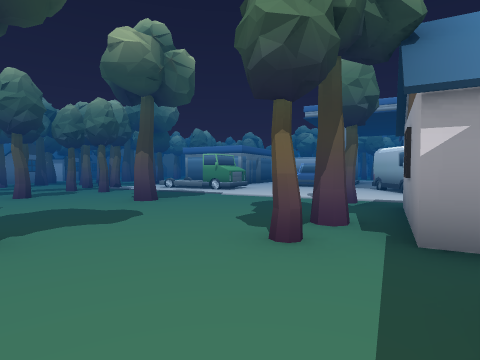
[1] (above)

17 first-person views from a walk through a 3-D level made in the Unity game engine. The camera is 1.3 m above the floor, tilts 2° down and sees 80° across. The floor is counted in squares, 2 m on a side. Each view is taken from the middle of a square. On the plan, view 1 faces up. The plan holds only what a view shows up to about 9 squares ahead; the rest is blank. The place goes on beyond the plan. The player is left out. Some surface patterns are stand-ins.

[2]
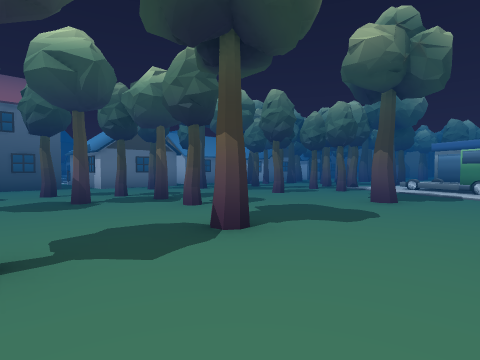

[3]
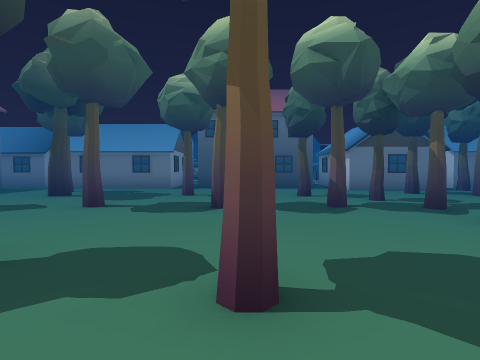

[4]
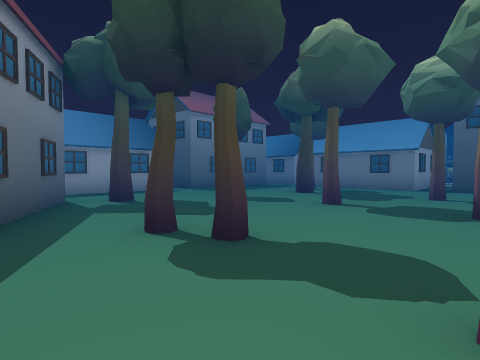

[5]
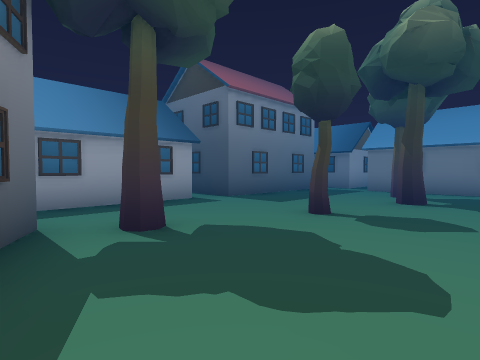

[6]
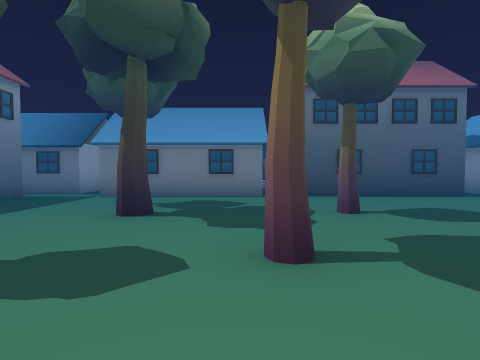

[7]
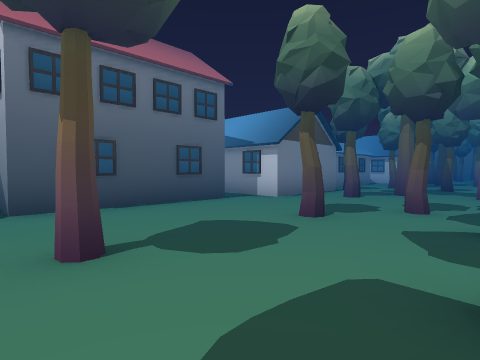

[8]
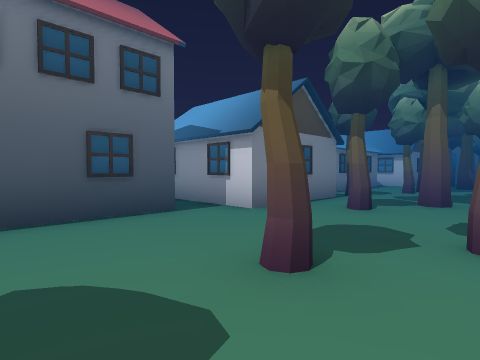

[9]
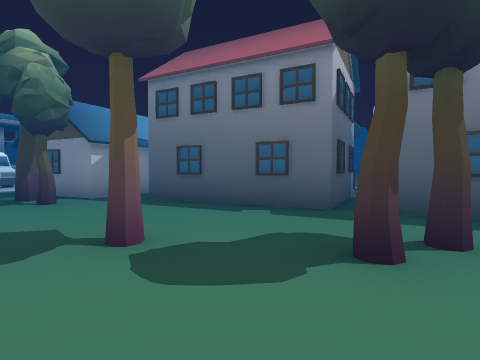

[10]
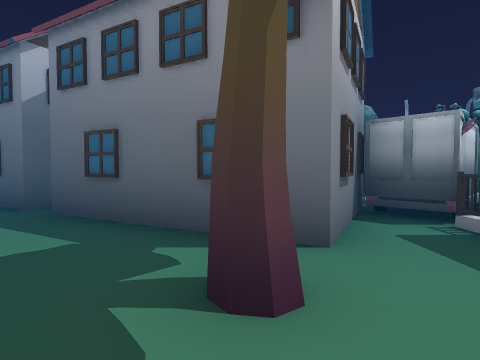

[11]
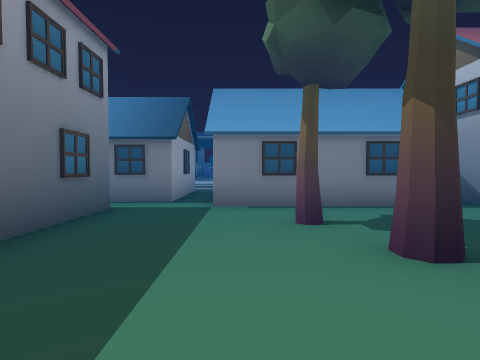

[12]
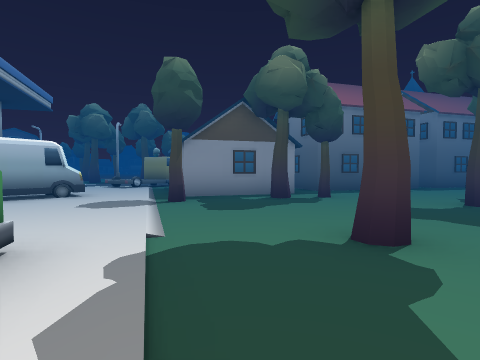

[13]
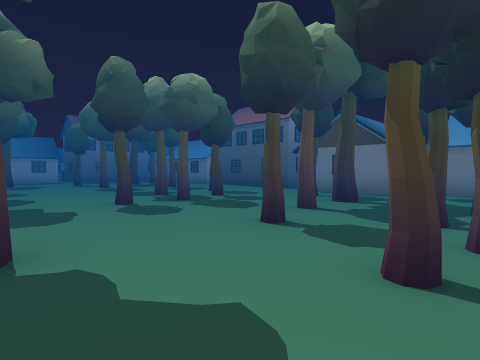

[14]
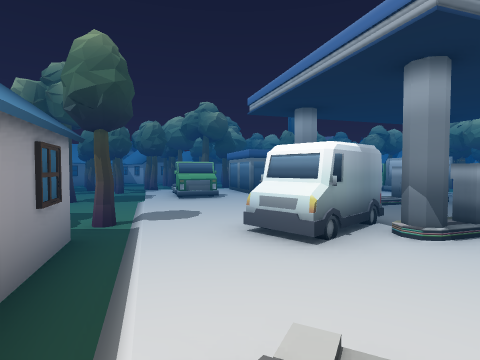

[15]
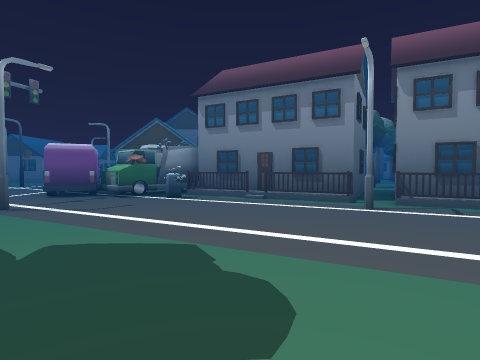

[16]
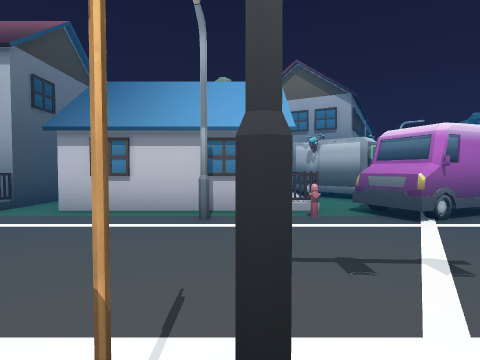

[17]
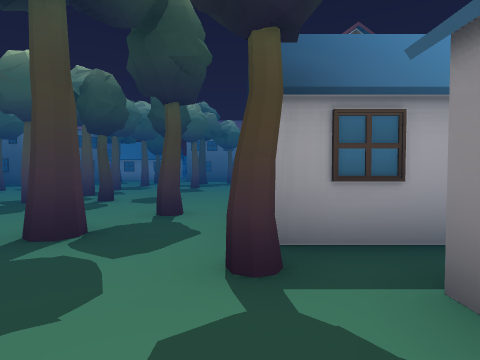

### Floor plan
Key: @ floor where view 1 was taken; # wall or solid block; . main floor; : floor 0.5 m higher than the main floor; / step, stairs or slope; O other object.
Columns run from 12 left of view 1 to 8 right of it. Each row starts with its distance up from view 1.
  9  #.OO..O...OO.. OO#.
  8  O....O.O.......OO#.
  7 ..O....O........OO..
  6 ###.OO....O...O.....
  5 ##OO...........#.../
  4 ##............### .:O
  3 O....OO.O...OO##  OOO
  2  #..O.O...O...##  OO
  1  #............#
  0  #....O...O.@##
 -1 ##..O........#
 -2 O........O..##  O
 -3  #....O..O..###O.
 -4  #.........###OO..
 -5  #.OO.O....###OO...
 -6  #.......O####O.....
 -7 ..........###O.......
 -8 #.####.....O#.......
 -9 #    #####OOOO.....
-10      ######OOO....
-11 OO   ######O##.O.
-12      ....OOO#O.O
-13       ........
-14        .....
-15         .O.
-16          .

Where each view was taken, in squares from view 1:
view 1: 0 up, 0 right, facing up
view 2: 0 up, 0 right, facing up-left
view 3: 0 up, 1 left, facing left
view 4: 0 up, 1 left, facing down-left
view 5: 3 down, 2 left, facing down-left
view 6: 3 down, 4 left, facing left
view 7: 2 down, 6 left, facing up-left
view 8: 0 up, 7 left, facing up-left
view 9: 1 down, 5 left, facing right
view 10: 6 down, 5 left, facing right
view 11: 6 down, 6 left, facing left
view 12: 9 up, 3 left, facing down-right
view 13: 9 up, 2 left, facing down-left
view 14: 4 up, 7 right, facing up-left
view 15: 7 down, 8 right, facing left
view 16: 16 down, 3 left, facing up
view 17: 9 up, 10 left, facing down
